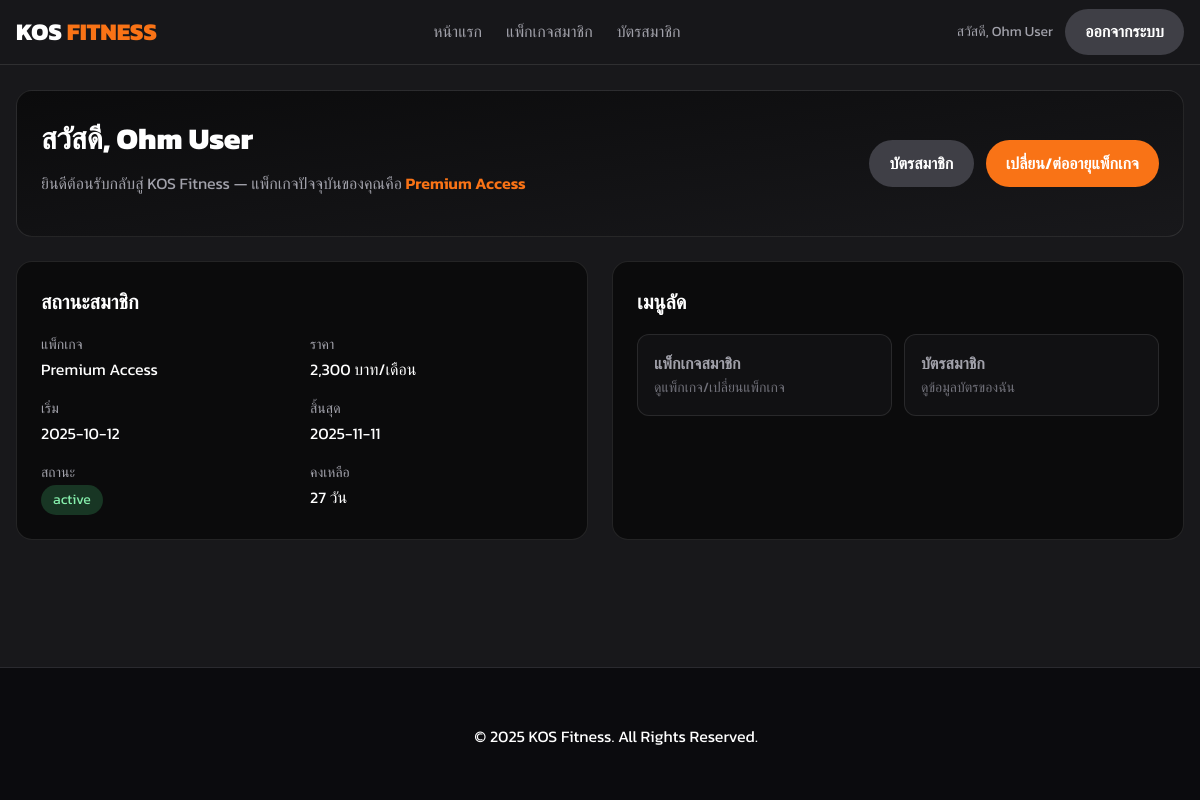
The page /home.php (signed in) on the database its author committed.
### tables this page shows
CREATE TABLE `memberships` (
  `id` int(11) NOT NULL,
  `user_id` int(11) NOT NULL,
  `package_id` int(11) NOT NULL,
  `start_date` date NOT NULL,
  `end_date` date NOT NULL,
  `status` enum('active','expired') DEFAULT 'active',
  `card_number` varchar(20) DEFAULT NULL
);

CREATE TABLE `packages` (
  `id` int(11) NOT NULL,
  `name` varchar(80) NOT NULL,
  `price` decimal(10,2) NOT NULL,
  `perks` text DEFAULT NULL
);

### home.php (the view, shortened to what this page needs)
<?php
require_once __DIR__."/includes/conn.php";
$uid = $_SESSION['user']['id'];
$sql = "SELECT m.*, p.name AS package_name, p.price
        FROM memberships m
        JOIN packages p ON p.id=m.package_id
        WHERE m.user_id=?
        ORDER BY m.id DESC LIMIT 1";
$stmt = $conn->prepare($sql);
$stmt->bind_param("i", $uid);
$stmt->execute();
$mem = $stmt->get_result()->fetch_assoc();
$days_left = null;
if ($mem) {
  $end_date = new DateTime($mem['end_date']);
  $today = new DateTime('today');
  $diff = $today->diff($end_date);
  $days_left = (int)$diff->format("%r%a");
}
?>
<?php include __DIR__."/shared/header.php"; ?>
<section class="welcome-banner">
  <div class="welcome-banner-content">
    <div>
      <h1 class="page-title" style="margin-bottom: 0.5rem;">สวัสดี, <?=htmlspecialchars($_SESSION['user']['full_name'])?></h1>
      <p class="text-muted">
        <?php if($mem): ?>
          ยินดีต้อนรับกลับสู่ KOS Fitness — แพ็กเกจปัจจุบันของคุณคือ <span class="highlight"><?=htmlspecialchars($mem['package_name'])?></span>
        <?php else: ?>
          ยังไม่มีแพ็กเกจสมาชิก เลือกแพ็กเกจเพื่อเริ่มต้นได้เลย
        <?php endif; ?>
      </p>
    </div>
    <div class="welcome-banner-actions">
      <a class="btn btn-secondary" href="/kos_fitness/member/card.php">บัตรสมาชิก</a>
      <a class="btn btn-primary" href="/kos_fitness/packages/select_package.php">
        <?=$mem ? "เปลี่ยน/ต่ออายุแพ็กเกจ" : "เลือกแพ็กเกจ"?>
      </a>
    </div>
  </div>
</section>
<section class="grid-2" style="margin-top: 1.5rem;">
  <div class="card">
    <h2 class="card-title">สถานะสมาชิก</h2>
    <?php if(!$mem): ?>
      <p class="text-muted">ยังไม่มีข้อมูลสมาชิกของคุณ</p>
      <a class="btn btn-primary" style="margin-top: 1rem;" href="/kos_fitness/packages/select_package.php">เลือกแพ็กเกจ</a>
    <?php else: ?>
      <div class="info-grid">
        <div><span class="info-label">แพ็กเกจ</span><?=htmlspecialchars($mem['package_name'])?></div>
        <div><span class="info-label">ราคา</span><?=number_format($mem['price'],0)?> บาท/เดือน</div>
        <div><span class="info-label">เริ่ม</span><?=htmlspecialchars($mem['start_date'])?></div>
        <div><span class="info-label">สิ้นสุด</span><?=htmlspecialchars($mem['end_date'])?></div>
        <div>
          <span class="info-label">สถานะ</span>
          <span class="status-badge <?=($mem['status']==='active' ? 'active' : 'inactive')?>"><?=htmlspecialchars($mem['status'])?></span>
        </div>
        <?php if($days_left !== null): ?>
          <div><span class="info-label">คงเหลือ</span><?=($days_left >= 0 ? $days_left." วัน" : "-")?></div>
        <?php endif; ?>
      </div>
    <?php endif; ?>
  </div>
  <div class="card">
    <h2 class="card-title">เมนูลัด</h2>
    <div class="quick-action-grid">
      <a class="quick-action-card" href="/kos_fitness/packages/select_package.php">
        <div class="quick-action-title">แพ็กเกจสมาชิก</div>
        <div class="quick-action-desc">ดูแพ็กเกจ/เปลี่ยนแพ็กเกจ</div>
      </a>
      <a class="quick-action-card" href="/kos_fitness/member/card.php">
        <div class="quick-action-title">บัตรสมาชิก</div>
        <div class="quick-action-desc">ดูข้อมูลบัตรของฉัน</div>
      </a>
    </div>
  </div>
</section>
<?php include __DIR__."/shared/footerhome.php"; ?>

### assets/style.css (style rules this page uses)
:root { --color-orange: #F97316; --color-orange-dark: #DD6B20; --color-dark: #18181b; --color-darker: #0b0b0c; --color-border: rgba(255, 255, 255, 0.1); --color-text: #ffffff; --color-text-muted: #a1a1aa; --color-green: #4ade80; --color-red: #ef4444; }
html { scroll-behavior: smooth; }
body { font-family: 'Kanit', sans-serif; background-color: var(--color-dark); color: var(--color-text); margin: 0; padding-top: 64px; line-height: 1.6; }
a { color: var(--color-orange); text-decoration: none; }
p { margin-top: 0; }
.page-title { font-size: 1.875rem; font-weight: 800; margin-bottom: 1.5rem; margin-top: 0; }
.text-muted { color: var(--color-text-muted); }
.btn { display: inline-block; padding: 0.6rem 1.2rem; border-radius: 9999px; font-weight: 600; text-align: center; border: 1px solid transparent; cursor: pointer; transition: background-color 0.2s, border-color 0.2s; white-space: nowrap; }
.btn-primary { background-color: var(--color-orange); color: var(--color-text); }
.btn-secondary { background-color: #3f3f46; color: var(--color-text); }
.btn { font-family: 'Kanit', sans-serif; font-size: 1rem; }
.card { border: 1px solid var(--color-border); border-radius: 1rem; padding: 1.5rem; background-color: var(--color-darker); }
.card-title { font-size: 1.25rem; font-weight: 700; margin-top: 0; margin-bottom: 1rem; }
.grid-2 { display: grid; gap: 1.5rem; }
@media (min-width: 768px) { .grid-2 { grid-template-columns: repeat(2, 1fr); } }
.status-badge { display: inline-block; padding: 0.25rem 0.75rem; border-radius: 9999px; font-size: 0.875rem; }
.status-badge.active { background-color: rgba(74, 222, 128, 0.2); color: #86efac; }
.welcome-banner { border-radius: 1rem; padding: 1.5rem; background: linear-gradient(to bottom right, var(--color-darker), var(--color-dark)); border: 1px solid var(--color-border); }
.welcome-banner-content { display: flex; flex-direction: column; gap: 1rem; }
@media (min-width: 768px) { .welcome-banner-content { flex-direction: row; justify-content: space-between; align-items: center; } }
.welcome-banner-actions { display: flex; flex-wrap: wrap; gap: 0.75rem; }
.welcome-banner .highlight { font-weight: 600; color: var(--color-orange); }
.info-grid { display: grid; grid-template-columns: repeat(2, 1fr); gap: 1rem; }
.info-grid .info-label { display: block; color: var(--color-text-muted); font-size: 0.875rem; }
.quick-action-grid { display: grid; gap: 0.75rem; }
@media (min-width: 640px) { .quick-action-grid { grid-template-columns: repeat(2, 1fr); } }
.quick-action-card { display: block; border-radius: 0.75rem; border: 1px solid var(--color-border); background-color: #111113; padding: 1rem; transition: background-color 0.2s; }
.quick-action-title { font-weight: 600; color: var(--color-text-muted); }
.quick-action-desc { font-size: 0.875rem; color: #71717a; }
:root { --bg: #18181b; --bg-2: #0b0b0e; --text: #ffffff; --muted: #a1a1aa; --border: #27272a; --accent: #f97316; }

### rows shown on the page
memberships: package.name "Premium Access", package.price "2,300", start_date "2025-10-12", end_date "2025-11-11", status "active", end_date "27"

### other values the page prints
$_SESSION['user']['full_name'] "Ohm User"
